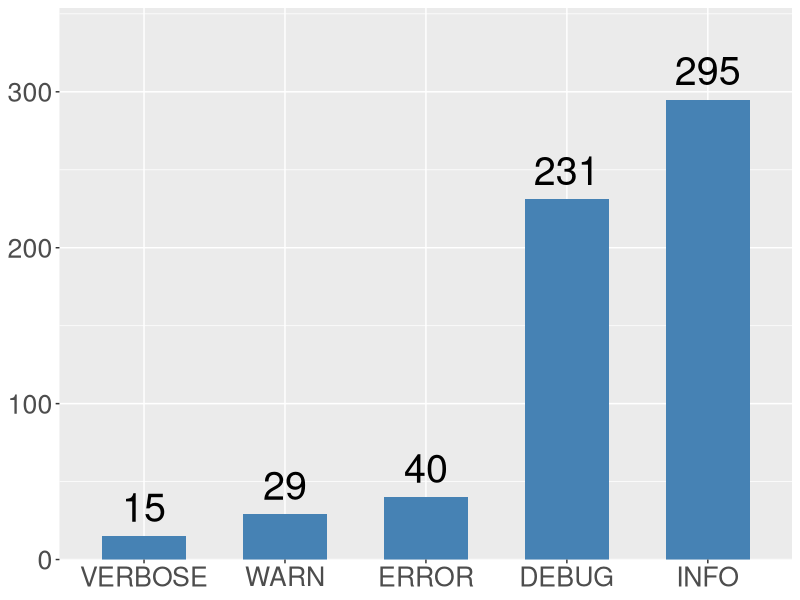

Here is the R script that generated this plot:

data <- data.frame(
  site=c("VERBOSE","DEBUG","INFO","WARN","ERROR"),
  incid=c(15,231,295,29,40))
head(data)

library(ggplot2)
library(dplyr)
plot <- data %>%
  ggplot(aes(x=reorder(site,+incid), y=incid)) + 
  geom_bar(stat="identity",fill="steelblue", width = 0.60)+ scale_y_continuous(expand = expansion(mult = c(0, .2))) +
  theme(text=element_text(size=24)) + theme(axis.title.x = element_blank()) + theme(axis.title.y = element_blank()) + geom_text(aes(label = incid, vjust = -0.5), size = 10) 
ggsave("plot.png", height = 6)